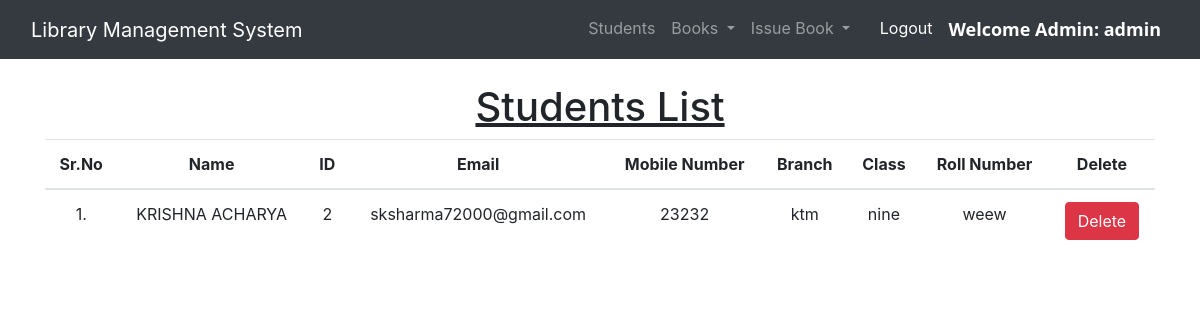
Before: /view_students/ (signed in) with the older database file.
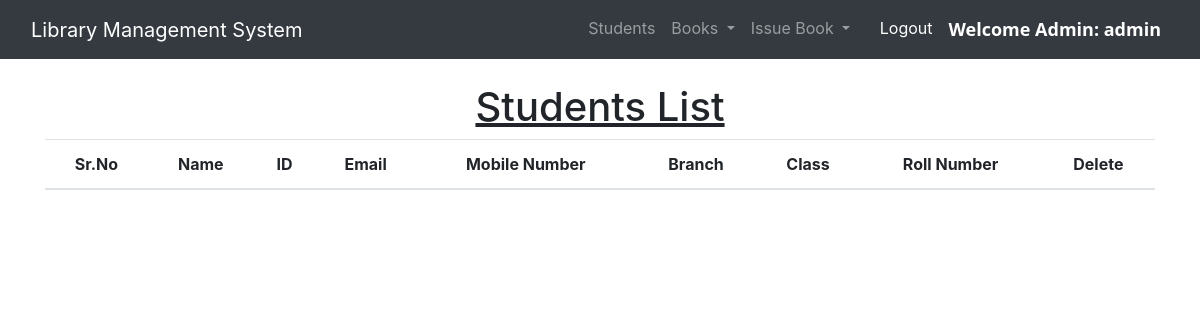
After: the same page with the newer database file.
### library/models.py (models this page shows, shortened)
class Student(models.Model):
    id = models.AutoField(primary_key=True)
    user = models.OneToOneField(User, on_delete=models.CASCADE)
    classroom = models.CharField(max_length=10)
    branch = models.CharField(max_length=10)
    roll_no = models.CharField(max_length=3, blank=True)
    phone = models.CharField(max_length=10, blank=True)

### library/views.py (the view)
# urls.py: path("view_students/", views.view_students, name="view_students"),
@login_required(login_url = '/admin_login')
def view_students(request):
    students = Student.objects.all()
    return render(request, "view_students.html", {'students':students})

### library/templates/view_students.html (shortened to what this page needs)
{% extends 'admin_navbar.html' %}
{% load static %}
{% block body %}
<div class="container mt-4">
    <h1 class="text-center"><u>Students List</u></h1>
    <table class="table table-hover" id="example">
        <thead>
            <tr class="text-center">
                <th>Sr.No</th>
                <th>Name</th>
                <th>ID</th>
                <th>Email</th>
                <th>Mobile Number</th>
                <th>Branch</th>
                <th>Class</th>
                <th>Roll Number</th>
                <th>Delete</th>
            </tr>
        </thead>
        <tbody>
            {% for student in students %}
            <tr class="text-center">
                <td>{{forloop.counter}}.</td>
                <td>{{student.user.get_full_name}}</td>
                <td>{{student.user.id}}</td>
                <td>{{student.user.email}}</td>
                <td>{{student.phone}}</td>
                <td>{{student.branch}}</td>
                <td>{{student.classroom}}</td>
                <td>{{student.roll_no}}</td>
                <td><a href="/delete_student/{{student.id}}/" class="btn btn-danger" onclick="return confirm('Are you sure you want to delete this student?')">Delete</a></td>
            </tr>
            {% endfor %}
        </tbody>
    </table>
    </div>
{% endblock %}

Changed rows visible on the page:
removed Student: user.get_full_name "KRISHNA ACHARYA", user.id "2", user.email "sksharma72000@gmail.com", phone "23232", branch "ktm", classroom "nine", roll_no "weew"
